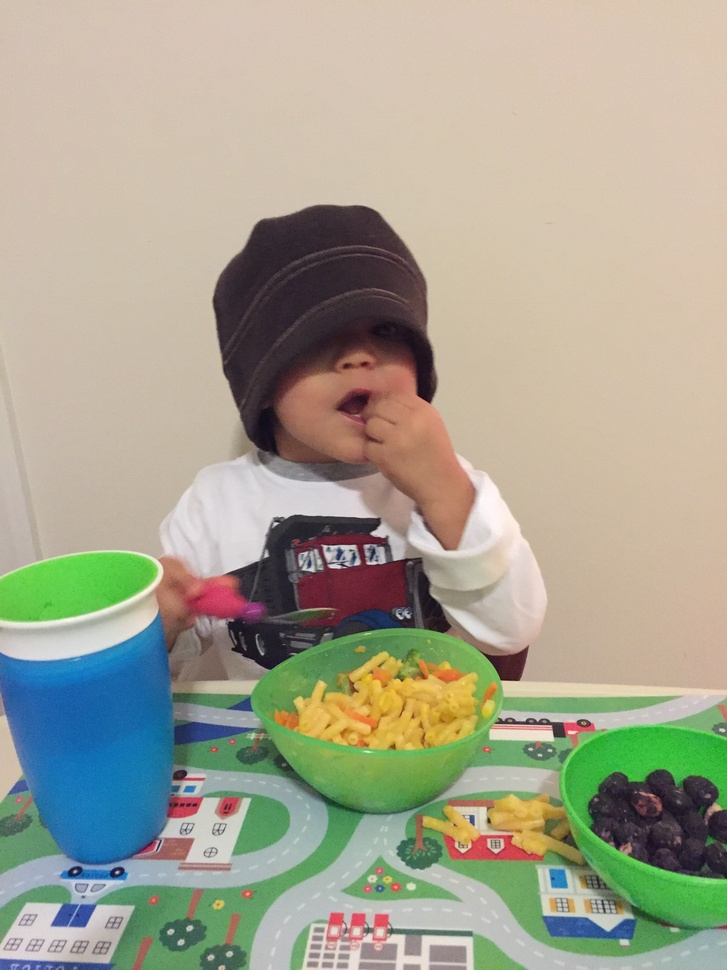
%> input picture Intro to Engineering/Lecture 21/Jude2.jpg, 727 x 970 px, shrunk from 1536 x 2048 before the run
$ octave procImage.m   (GNU Octave 9; MATLAB toolbox functions it lacks are replaced by stand-ins)
%> lines starting %> are read from the running program, lines starting %| are printed output that depends on the picture
### Intro to Engineering/Lecture 21/logistic.m
function p = logistic(y, y0, a)

% logistic(y, y0, a) takes the inputs to the logistic function and
% returns the p(y) values for p(y) = 1/(1+exp(-(y-y0)/a))

p = 1 ./ ( 1 + exp( -(double(y)-y0) / a ) );

### Intro to Engineering/Lecture 21/procImage.m
% Chris Kreienkamp
% Section 10
% 4/4/17

% Read and Manipulate an Image

clear    % Clear memory
clc      % Cleras command window
clf      % Clears figure

%% Load and Display Image

filename = 'Jude2.jpg';         % Load image
M_v1 = imread(filename);        % Read image
%> M_v1 is the input picture: size 970x727x3 uint8; mean R, G, B 165.4, 163.5, 144.6
M_v2 = rgb2gray(M_v1);          % Convert from color to grayscale
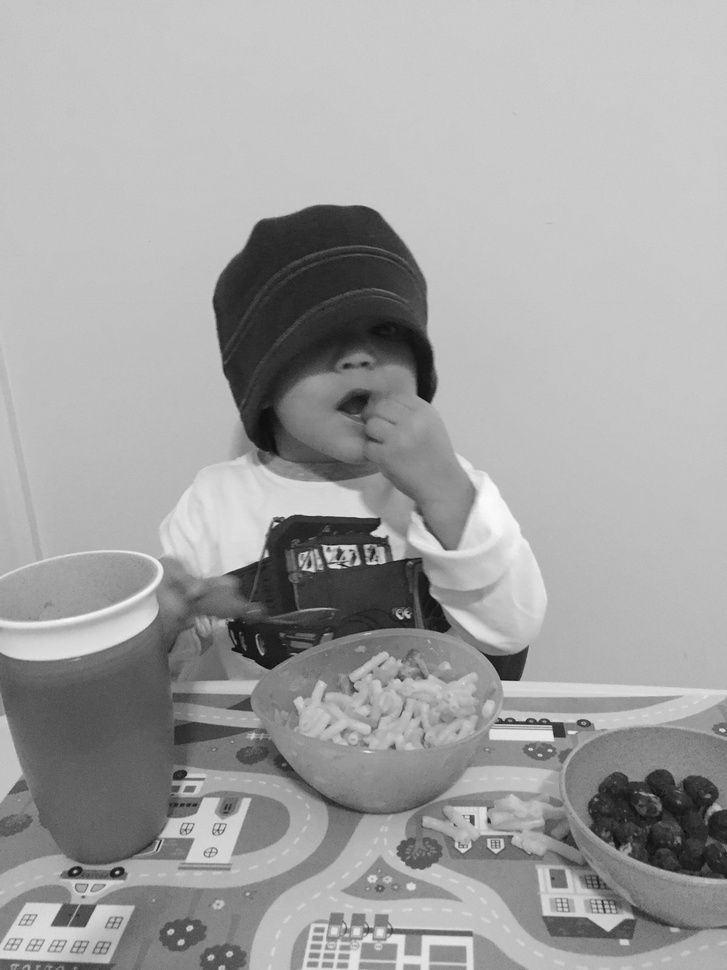
%> M_v2: size 970x727 uint8; min 11, max 251, mean 161.9

% Display Image
figure(1)                % Open new figure window
axis;                    % Creaes axis on figure
hax_v2 = gca;            % GCA gets handle for current axis
                         % In GUI's, we already know our handle (location)

imshow(M_v2,'InitialMagnification','fit','Parent',hax_v2);


%% Transfer Function

% Set parameters
x0 = 155;
width = 1;
x = linspace(0,255,256);

% Evaluate the transfer function (using the logistic equation)
transferFunc = 255*logistic(x,x0,width);

% Display transfer function
figure(2)
plot(x,transferFunc);
xlabel('Pixel Input Intensity Level')
ylabel('Pixel Output Intensity Level')
title('Transfer Function')
axis([0 255 0 255])
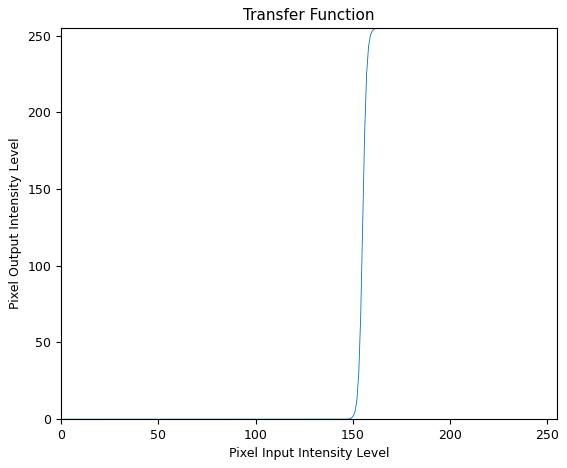
%> figure redrawn from the program's plot data; curve peaks at x = 192, y = 255


%% Image Manipulation - Changing Intensity

% Change intensity of the current image
M_v3 = 255*logistic(M_v2,x0,width);
%> call 2 of logistic, with y0 = 155, a = 1
%> in logistic (call 2), `p = 1 ./ ( 1 + exp( -(double(y)-y0) / a ) );`:
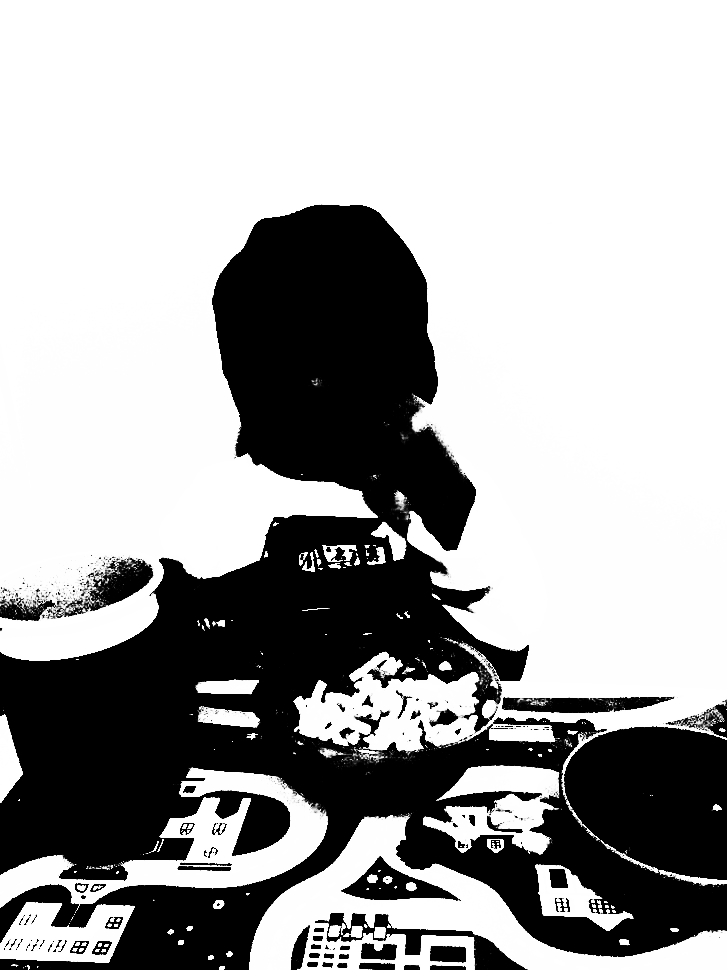
%> p: size 970x727 double; min 2.89e-63, max 1, mean 0.66

% Display new image
figure(3)
axis;
hax_v3 = gca;
imshow(M_v3,'InitialMagnification','fit','Parent',hax_v3)
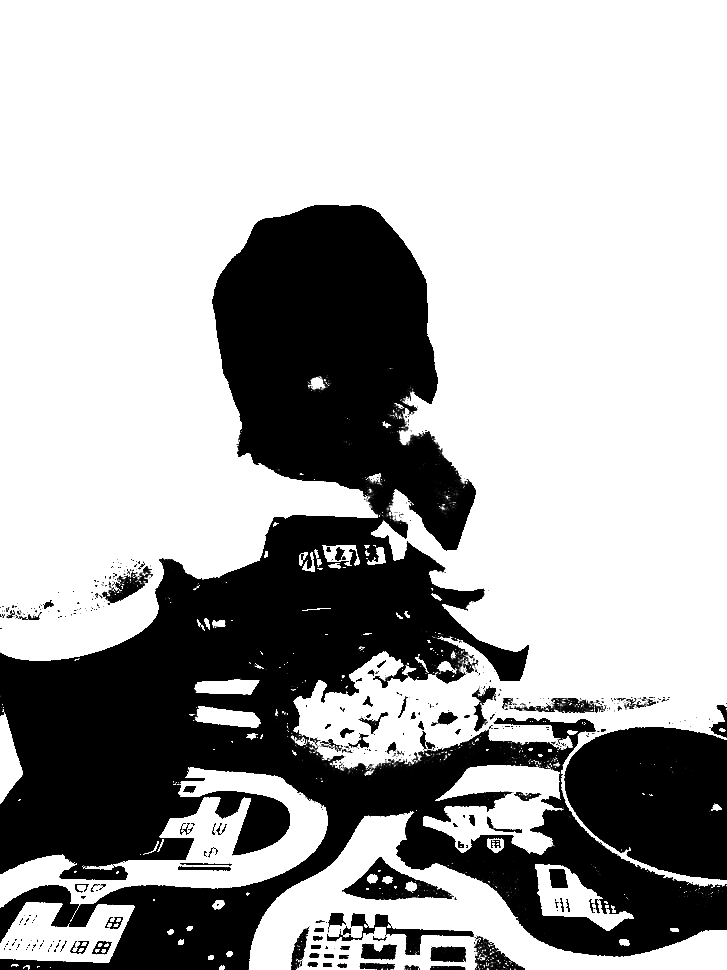
%> displayed picture: size 970x727, on the screen's scale of 0 to 255; min 0, max 255, mean 173

$ run again, with Intro to Engineering/Lecture 21/Jude.png saved as Intro to Engineering/Lecture 21/Jude2.jpg
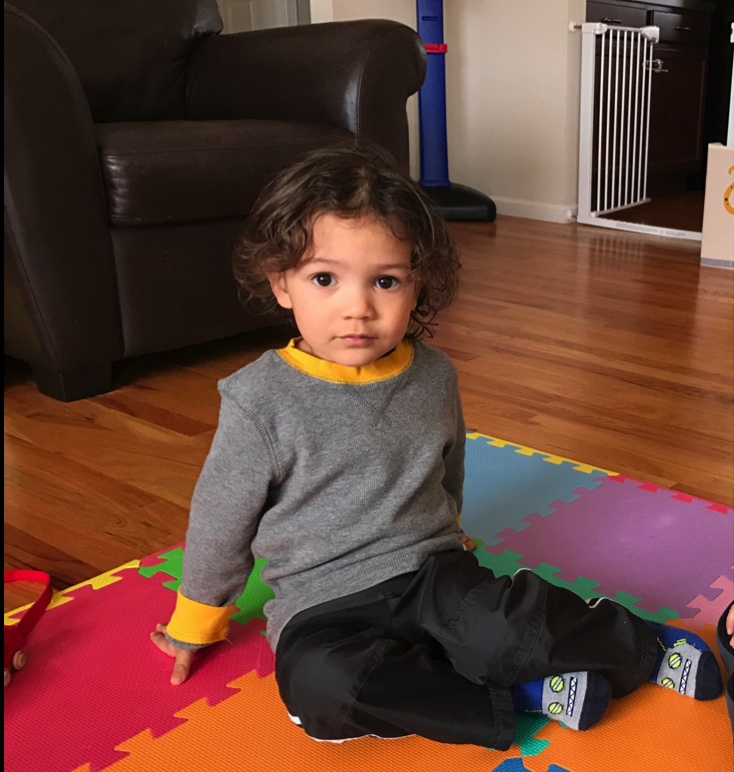
%> input picture Intro to Engineering/Lecture 21/Jude.png, 734 x 772 px
%> M_v1 is the input picture: size 772x734x3 uint8; mean R, G, B 103.6, 66.1, 54.6
%> `M_v2 = rgb2gray(M_v1);`:
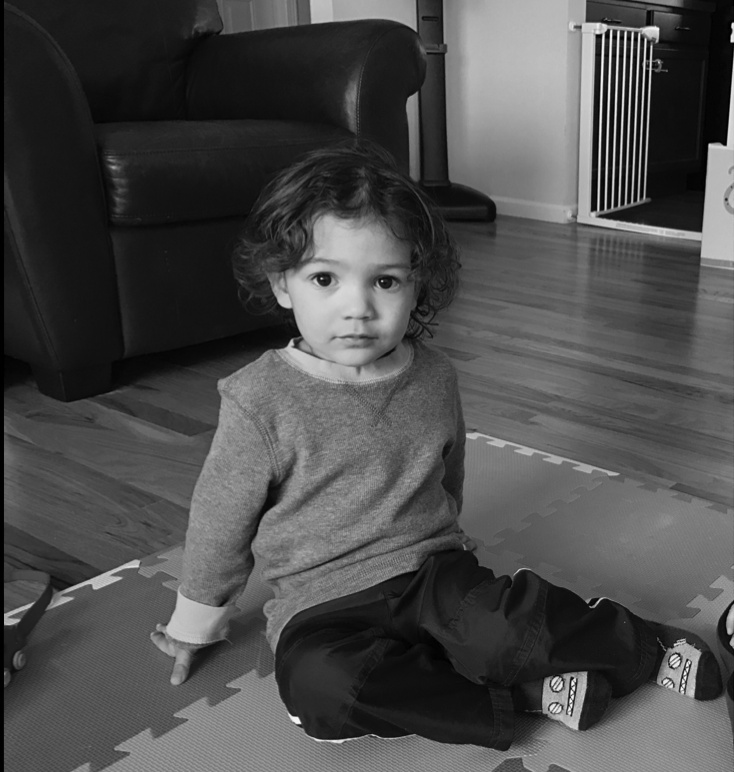
%> M_v2: size 772x734 uint8; min 0, max 251, mean 76
%> `imshow(M_v3,'InitialMagnification','fit','Parent',hax_v3)`:
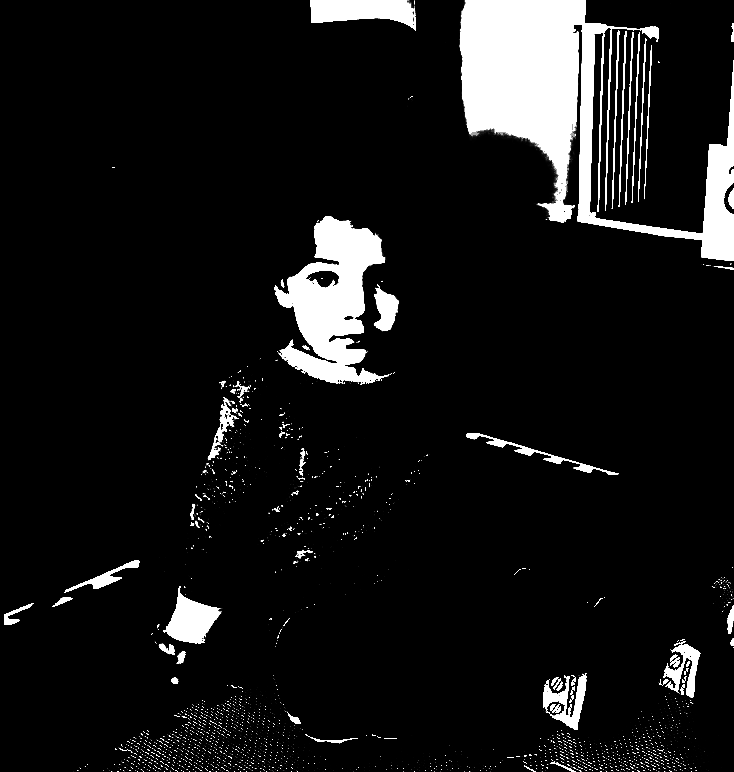
%> displayed picture: size 772x734, on the screen's scale of 0 to 255; min 0, max 255, mean 22.5
